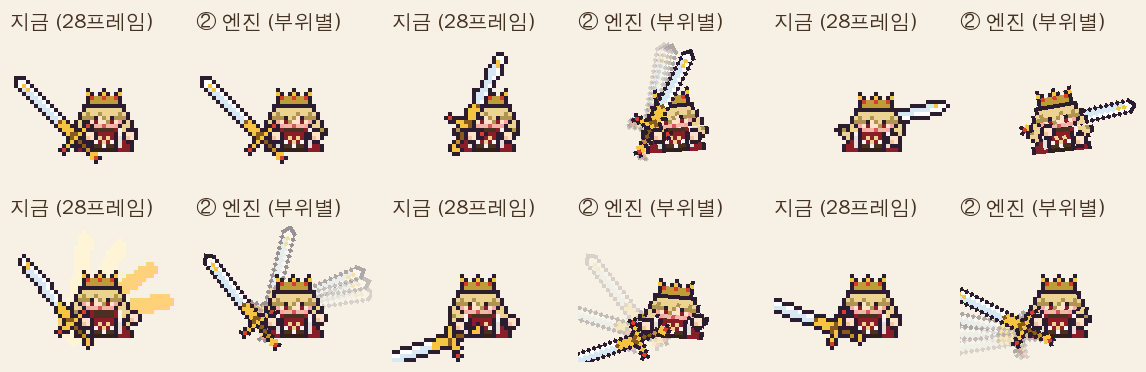

Python code for this plot:
"""② 엔진 방식을 몸에도 쓴 예시 (2026-11-24 사용자 요청) — 리처드 한 명
지금 게임: 28프레임 도트 그림을 한 장씩 넘긴다 (프레임마다 손으로 정한 픽셀)
엔진 방식: 몸을 부위(머리·몸통·손·무기)로 나눈 원본 그림을 게임이 매 화면(여기서는 20ms)마다 돌리고·옮기고·늘인다
  - 위치·각도는 지금 28프레임 동작에서 손 자리·무기 각도를 읽어 와서 그 사이를 부드럽게 이어 붙인다
  - 몸통은 휘두르는 쪽으로 기울고(발 기준 회전), 타격 순간 살짝 눌렸다 펴지고, 대기 때는 숨쉬기로 위아래 늘었다 줄었다
  - 화면 해상도(아트 1px = 화면 4px)에서 가장 가까운 픽셀 찍기 — 도트가 비스듬해질 수 있다
실행: python3 docs/drafts/psd-import/body_engine.py → body_engine.gif · body_engine.png
"""
import os, sys, math, json, inspect
from PIL import Image, ImageDraw, ImageFont

HERE = os.path.dirname(os.path.abspath(__file__))
ROOT = os.path.abspath(os.path.join(HERE, '..', '..', '..'))
sys.path.insert(0, os.path.join(HERE, '..', 'roster-art'))
sys.path.insert(0, os.path.join(HERE, '..', 'anim28'))
sys.path.insert(0, HERE)
import roster_art as R
import anim28 as A28
import psd_overrides as OV
A = R.A
S = 4
CID = 'richard'
TICK = 20


def lerp(a, b, t):
    return a + (b - a) * t


def ease(t):
    return t * t * (3 - 2 * t)


def draw(dst, src, piv, pos, ang=0.0, sx=1.0, sy=1.0, alpha=1.0):
    """src(아트 px)를 piv 점 기준으로 sx·sy 늘이고 ang 도 돌려 dst(화면 S배)의 pos(아트 좌표, 소수 가능)에 찍는다"""
    a = math.radians(ang)
    co, si = math.cos(a), math.sin(a)
    r = (math.hypot(src.width, src.height) + 2) * max(sx, sy)
    x0, x1 = int((pos[0] - r) * S), int((pos[0] + r) * S)
    y0, y1 = int((pos[1] - r) * S), int((pos[1] + r) * S)
    sp, dp = src.load(), dst.load()
    for qy in range(max(0, y0), min(dst.height, y1)):
        for qx in range(max(0, x0), min(dst.width, x1)):
            dx, dy = (qx + 0.5) / S - pos[0], (qy + 0.5) / S - pos[1]
            ux, uy = (co * dx + si * dy) / sx, (-si * dx + co * dy) / sy
            ix, iy = math.floor(piv[0] + ux), math.floor(piv[1] + uy)
            if 0 <= ix < src.width and 0 <= iy < src.height:
                p = sp[ix, iy]
                if p[3]:
                    if alpha >= 1:
                        dp[qx, qy] = p
                    else:
                        q = dp[qx, qy]
                        if not q[3]:
                            dp[qx, qy] = p[:3] + (round(255 * alpha),)
                        else:
                            dp[qx, qy] = tuple(round(q[i] * (1 - alpha) + p[i] * alpha) for i in range(3)) + (max(q[3], round(255 * alpha)),)


def main():
    R.fire = A28.install()
    OV.install(R, A)
    c = {x['id']: x for x in R.ROSTER}[CID]
    # 지금 동작의 손 자리·무기 각도 읽기
    rec = []
    orig = A.compose
    sig = inspect.signature(orig)

    def compose(*a, **k):
        b = sig.bind(*a, **k)
        b.apply_defaults()
        g = b.arguments
        hx, hy = A.OX + g['hand'][0] + g['bdx'], A.OY + g['hand'][1]
        other = None
        if g['hands'] and g['ch'] and g['ch'].get('armless'):
            hl = g['hands'](hx, hy)
            if len(hl) > 1:
                other = hl[1][:2]
        rec.append({'deg': g['deg'], 'hand': (hx, hy), 'other': other, 'bdx': g['bdx'], 'mirror': bool(g['ch'] and g['ch'].get('mirror')), 'behind': g['behind']})
        return orig(*a, **k)
    A.compose = compose
    r = R.animate(c)
    A.compose = orig
    ni, na = len(r['idle']), len(r['attack'])
    assert len(rec) == ni + na, (len(rec), ni, na)
    idle, atk = rec[:ni], rec[ni:]
    body, pal, *_ = R.body(c)
    split = body.info.get('split', 18)
    head = body.crop((0, 0, 24, split))
    torso = body.crop((0, split, 24, 24))
    hand = A.hand_img(pal)
    wim, wpv, _, _, _ = OV._samples(CID)
    deg0 = OV._meta['weapons'][CID]['deg']
    mirror = idle[0]['mirror']
    man = json.load(open(os.path.join(ROOT, 'public', 'assets', 'custom', 'manifest.json')))['sprites']['char_' + CID]
    sheet = Image.open(os.path.join(ROOT, 'public', 'assets', 'custom', 'chars', CID + '.png')).convert('RGBA')
    pc = sheet.width // A.W
    fr = lambda k: sheet.crop(((k % pc) * A.W, (k // pc) * A.H, (k % pc) * A.W + A.W, (k // pc) * A.H + A.H))
    an = man['animations']
    hit = an['attack']['hit']
    # 시간표: 대기 1번 → 공격 → 대기 1번 → 공격
    idle_ms = 45 * ni
    atk_ms = 40 * na
    plan = [('idle', idle_ms), ('attack', atk_ms), ('idle', idle_ms), ('attack', atk_ms)]
    ox, oy = A.OX, A.OY
    foot = (ox + 12, oy + 24)          # 몸통 회전 기준 = 발밑 가운데
    frames = []
    trail = []
    font = ImageFont.truetype('/usr/share/fonts/truetype/wqy/wqy-zenhei.ttc', 20)
    PAD = 10
    for kind, dur in plan:
        for t in range(0, dur, TICK):
            # ── 왼쪽: 지금 게임 프레임 ──
            if kind == 'idle':
                k = min(ni - 1, t // 45)
                left = fr(an['idle']['frames'][k])
            else:
                k = min(na - 1, t // 40)
                left = fr(an['attack']['frames'][k])
            left = left.resize((A.W * S, A.H * S), Image.NEAREST)
            # ── 오른쪽: 엔진 ──
            seq, step = (idle, 45) if kind == 'idle' else (atk, 40)
            f = t / step
            i0 = min(len(seq) - 1, int(f))
            i1 = min(len(seq) - 1, i0 + 1)
            u = ease(f - int(f))
            P0, P1 = seq[i0], seq[i1]
            deg = lerp(P0['deg'], P1['deg'], u)
            hx, hy = lerp(P0['hand'][0], P1['hand'][0], u), lerp(P0['hand'][1], P1['hand'][1], u)
            bdx = lerp(P0['bdx'], P1['bdx'], u)
            if kind == 'idle':
                ph = 2 * math.pi * t / idle_ms
                breath = math.sin(ph)
                lean, sxT, syT = 0.0, 1 + 0.02 * breath, 1 - 0.035 * breath
                head_dy, head_rot = 0.5 + 0.5 * breath, 1.5 * math.sin(ph + 0.8)
            else:
                swing = max(-1.0, min(1.0, (deg - deg0) / 120))
                lean = -6 * swing
                ht = (t / 40 - hit)
                pop = math.exp(-ht * ht / 3) if ht > -1 else 0
                sxT, syT = 1 + 0.06 * pop, 1 - 0.08 * pop
                head_dy, head_rot = 1.2 * pop, lean * 0.6
            cv = Image.new('RGBA', (A.W * S, A.H * S), (0, 0, 0, 0))
            # 무기 잔상 (지난 각도 몇 개를 옅게)
            trail.append((deg, hx, hy))
            trail = trail[-5:]
            if kind == 'attack':
                for j, (dg, x, y) in enumerate(trail[:-1]):
                    if abs(dg - deg) > 8:
                        draw(cv, wim, (wpv[0] + 0.5, wpv[1] + 0.5), (x + 0.5, y + 0.5), dg - deg0, alpha=0.15 + 0.1 * j)
            behind = P0['behind']
            wdraw = lambda: draw(cv, wim, (wpv[0] + 0.5, wpv[1] + 0.5), (hx + 0.5, hy + 0.5), deg - deg0)
            if behind:
                wdraw()
            # 몸통: 발 기준으로 기울이고 늘이기
            draw(cv, torso, (12, 24 - split), (foot[0] + bdx, foot[1]), lean, sxT, syT)
            # 머리: 목(몸통 위 가운데)에 붙여서
            a = math.radians(lean)
            neck_h = (24 - split) * syT
            nx, ny = foot[0] + bdx + math.sin(a) * neck_h, foot[1] - math.cos(a) * neck_h
            draw(cv, head, (12, split), (nx, ny + head_dy), lean + head_rot)
            if not behind:
                wdraw()
            draw(cv, hand, (2, 2), (hx, hy))
            if P0['other']:
                ox2, oy2 = lerp(P0['other'][0], (P1['other'] or P0['other'])[0], u), lerp(P0['other'][1], (P1['other'] or P0['other'])[1], u)
                draw(cv, hand, (2, 2), (ox2, oy2))
            if mirror:
                cv = cv.transpose(Image.FLIP_LEFT_RIGHT)
            # 합치기
            CW, CH = 44 * S, 34 * S
            crop = lambda im: im.crop((4 * S, 2 * S, 4 * S + CW, 2 * S + CH))
            b = Image.new('RGBA', (PAD * 3 + CW * 2, 40 + CH + PAD), (246, 241, 228, 255))
            d = ImageDraw.Draw(b)
            d.text((PAD, 8), '지금 (28프레임)', fill=(70, 50, 35), font=font)
            d.text((PAD * 2 + CW, 8), '② 엔진 (부위별)', fill=(70, 50, 35), font=font)
            b.alpha_composite(crop(left), (PAD, 40))
            b.alpha_composite(crop(cv), (PAD * 2 + CW, 40))
            frames.append(b)
    out = [f.convert('RGB') for f in frames]
    out[0].save(os.path.join(HERE, 'body_engine.gif'), save_all=True, append_images=out[1:], duration=TICK, loop=0)
    # 정지 그림: 공격 중 6순간
    na_ticks = (idle_ms // TICK)
    picks = [na_ticks + int(x / TICK) for x in (0, 200, 400, 560, 640, 900)]
    st = Image.new('RGB', (out[0].width * 3, out[0].height * 2), (246, 241, 228))
    for q, k in enumerate(picks):
        st.paste(out[k], ((q % 3) * out[0].width, (q // 3) * out[0].height))
    st.save(os.path.join(HERE, 'body_engine.png'))
    print('ticks', len(out), 'split', split, 'mirror', mirror, 'hit', hit)


if __name__ == '__main__':
    main()
